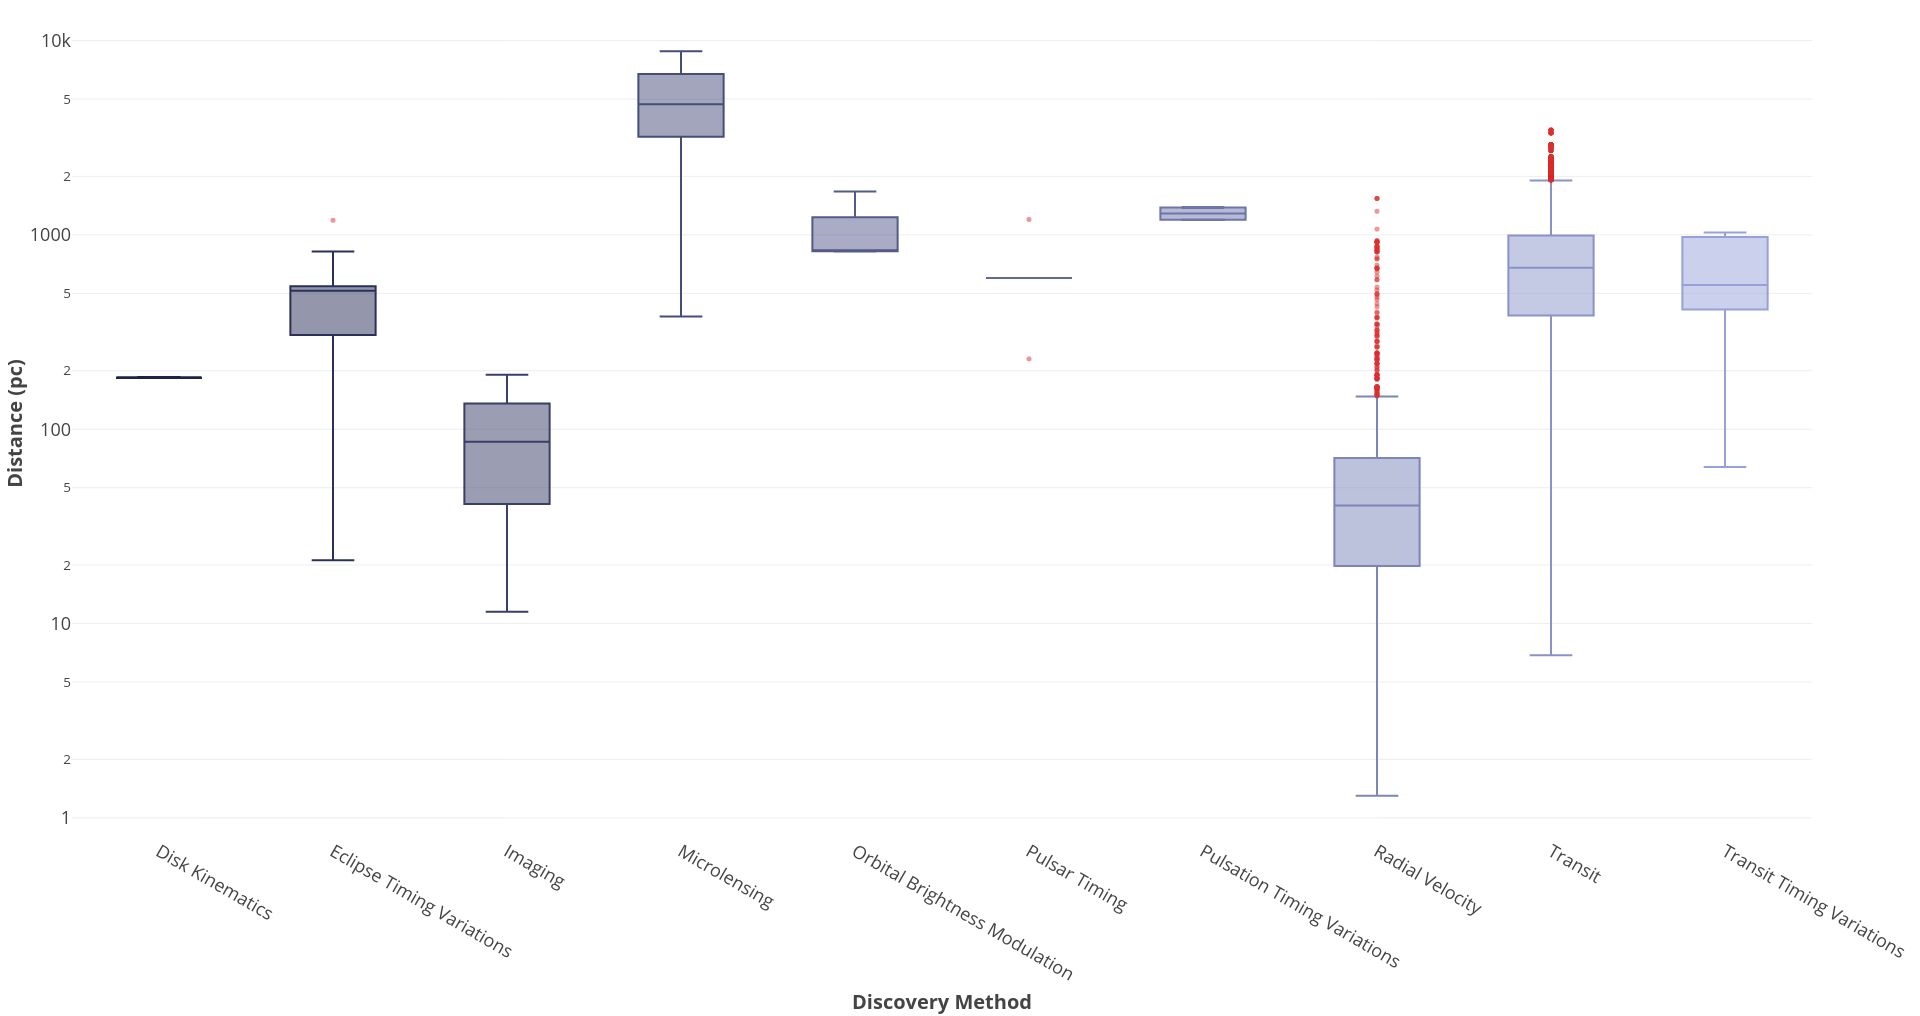

Write R code to recreate this figure.

# Paths:
path_data = "data/"
path_lib = "renv/library/R-4.1/x86_64-pc-linux-gnu/"

# Packages:
require(dplyr, lib = path_lib)
require(readr, lib = path_lib)
require(RColorBrewer, lib = path_lib)
require(plotly, lib = path_lib)

# Dataset:
df = readr::read_csv(paste0(path_data, "nasa_exoplanets.csv")) %>%
         as.data.frame()
attr(df, "spec") = NULL
df_varnames = readr::read_csv(paste0(path_data, "nasa_exoplanets_var_names.csv")) %>%
                  as.data.frame()
attr(df_varnames, "spec") = NULL

# Variables:
cat_var = "discoverymethod"
cat_var_name = (df_varnames %>%
                    dplyr::filter(var == cat_var))$var_name
num_var = "sy_dist"
num_var_name = (df_varnames %>%
                    dplyr::filter(var == num_var))$var_name

# Adapt the data:
df_plot = df %>%
              dplyr::select(cat_var,
                            num_var)

# Deal with NA:
df_plot[which(is.na(df_plot[, cat_var])), cat_var] = "NA"

# Levels order:
sorted_levels = sort(unique(df_plot[, cat_var]))
df_plot[, cat_var] = factor(x = df_plot[, cat_var],
                            levels = sorted_levels)

# Plot:
my_palette = colorRampPalette(c("#111539", "#97A1D9"))
outlier_color = "#DA2E2E"
median_color = "#23C16A"
n_levels = length(unique(df_plot[, cat_var]))
p = plot_ly(
    data = df_plot,
    type = "box",
    y = ~eval(parse(text = num_var)),
    color = ~eval(parse(text = cat_var)),
    colors = my_palette(n_levels),
    marker = list(
        color = outlier_color,
        opacity = 0.5,
        size = 5
    )
) %>%
    layout(
        xaxis = list(
            title = paste0("<b>", cat_var_name, "</b>"),
            titlefont = list(size = 20),
            tickfont = list(size = 18),
            categoryorder = "array"
        ),
        yaxis = list(
            title = paste0("<b>", num_var_name, "</b>"),
            titlefont = list(size = 20),
            tickfont = list(size = 18),
            type = "log"
        ),
        margin = list(
            l = 10,
            r = 10,
            t = 10,
            b = 10
        ),
        hoverlabel = list(font = list(size = 16)),
        showlegend = FALSE
    )

p
